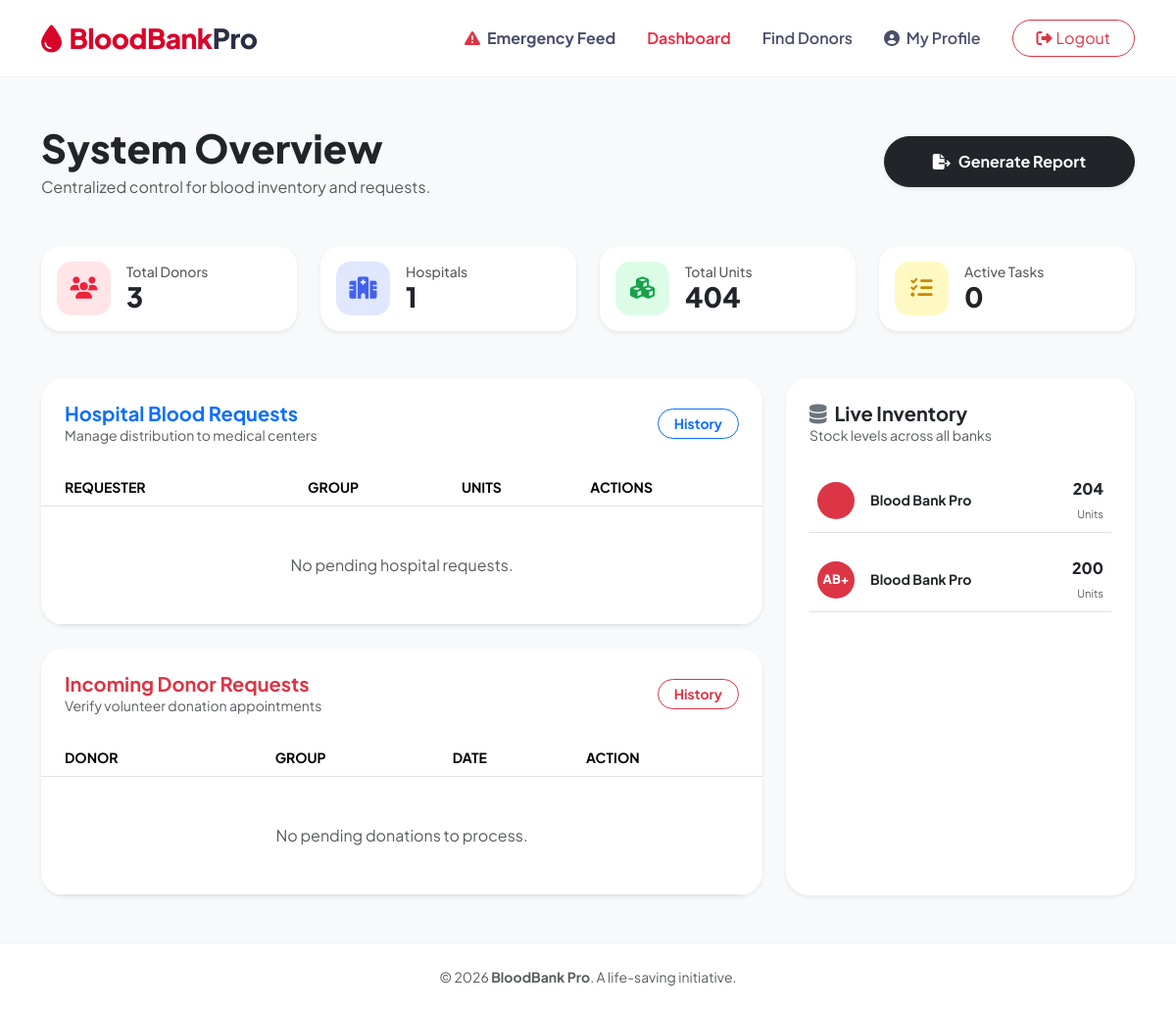
Screenshot of /dashboard/ (signed in) with the database file from the repository.
### blood/models.py (models this page shows, shortened)
class BloodInventory(models.Model):
    BLOOD_GROUPS = (('A+', 'A+'), ('A-', 'A-'), ('B+', 'B+'), ('B-', 'B-'),
                    ('AB+', 'AB+'), ('AB-', 'AB-'), ('O+', 'O+'), ('O-', 'O-'))
    blood_bank = models.ForeignKey(BloodBank, on_delete=models.CASCADE)
    blood_group = models.CharField(max_length=3, choices=BLOOD_GROUPS)
    units_available = models.IntegerField(default=0)
    last_updated = models.DateTimeField(auto_now=True)

class BloodBank(models.Model):
    name = models.CharField(max_length=200)
    location = models.CharField(max_length=100)
    contact = models.CharField(max_length=15)
    created_by = models.ForeignKey(User, on_delete=models.CASCADE)

### blood/views.py (the view, shortened to what this page needs)
# urls.py: path('dashboard/', views.dashboard, name='dashboard'),
@login_required
def dashboard(request):
    role = request.user.role
    if role == 'admin' or request.user.is_staff:
        total_inventory = BloodInventory.objects.aggregate(Sum('units_available'))['units_available__sum'] or 0
        pending_req_count = BloodRequest.objects.filter(status='pending').count()
        pending_don_count = DonationRequest.objects.filter(status='pending').count()
        context = {
        'total_donors': User.objects.filter(role='donor').count(),
        'total_hospitals': User.objects.filter(role='hospital').count(),
        'inventory': BloodInventory.objects.all(),
        'recent_requests': BloodRequest.objects.filter(status='pending')[:10],
        'pending_donations': DonationRequest.objects.filter(status='pending')[:10],
        'stats': {
            'total_inventory': total_inventory,
            'pending_requests': pending_req_count,
            'pending_donations': pending_don_count,
        }
    }
        return render(request, 'blood/admin_dashboard.html', context)

### blood/templates/blood/admin_dashboard.html (shortened to what this page needs)
{% extends 'blood/base.html' %}
{% block content %}
<div class="container py-4">
    <div class="row align-items-center mb-5">
        <div class="col-md-8">
            <h1 class="fw-800 text-dark mb-1">System Overview</h1>
            <p class="text-muted mb-0">Centralized control for blood inventory and requests.</p>
        </div>
        <div class="col-md-4 text-md-end mt-3 mt-md-0">
            <button class="btn btn-dark rounded-pill px-4 fw-bold shadow-sm">
                <a href="{% url 'generate_report_pdf' %}" class="btn btn-dark rounded-pill px-4 fw-bold">
        <i class="fas fa-file-export me-2"></i>Generate Report
    </a>
            </button>
        </div>
    </div>
    <div class="row g-4 mb-5">
        <div class="col-md-3 col-sm-6">
            <div class="card admin-stat-card shadow-sm p-3">
                <div class="d-flex align-items-center">
                    <div class="icon-box bg-light-danger me-3"><i class="fas fa-users"></i></div>
                    <div>
                        <h6 class="text-muted small mb-0">Total Donors</h6>
                        <h3 class="fw-800 mb-0">{{ total_donors }}</h3>
                    </div>
                </div>
            </div>
        </div>
        <div class="col-md-3 col-sm-6">
            <div class="card admin-stat-card shadow-sm p-3">
                <div class="d-flex align-items-center">
                    <div class="icon-box bg-light-primary me-3"><i class="fas fa-hospital"></i></div>
                    <div>
                        <h6 class="text-muted small mb-0">Hospitals</h6>
                        <h3 class="fw-800 mb-0">{{ total_hospitals }}</h3>
                    </div>
                </div>
            </div>
        </div>
        <div class="col-md-3 col-sm-6">
            <div class="card admin-stat-card shadow-sm p-3">
                <div class="d-flex align-items-center">
                    <div class="icon-box bg-light-success me-3"><i class="fas fa-cubes"></i></div>
                    <div>
                        <h6 class="text-muted small mb-0">Total Units</h6>
                        <h3 class="fw-800 mb-0">{{ stats.total_inventory|default:"0" }}</h3>
                    </div>
                </div>
            </div>
        </div>
        <div class="col-md-3 col-sm-6">
            <div class="card admin-stat-card shadow-sm p-3">
                <div class="d-flex align-items-center">
                    <div class="icon-box bg-light-warning me-3"><i class="fas fa-tasks"></i></div>
                    <div>
                        <h6 class="text-muted small mb-0">Active Tasks</h6>
                        <h3 class="fw-800 mb-0">{{ stats.pending_requests|add:stats.pending_donations }}</h3>
                    </div>
                </div>
            </div>
        </div>
    </div>
    <div class="row g-4">
        <div class="col-lg-8">
            <div class="card table-card shadow-sm mb-4">
                <div class="card-header bg-white border-0 p-4 d-flex justify-content-between align-items-center">
                    <div>
                        <h5 class="fw-bold mb-0 text-primary">Hospital Blood Requests</h5>
                        <p class="small text-muted mb-0">Manage distribution to medical centers</p>
                    </div>
                    <a href="{% url 'admin_blood_request_history' %}" class="btn btn-sm btn-outline-primary rounded-pill px-3 fw-bold">History</a>
                </div>
                <div class="table-responsive">
                    <table class="table table-hover align-middle mb-0">
                        <thead class="bg-light">
                            <tr class="small text-muted text-uppercase">
                                <th class="ps-4">Requester</th>
                                <th>Group</th>
                                <th>Units</th>
                                <th>Actions</th>
                            </tr>
                        </thead>
                        <tbody>
                            {% for req in recent_requests %}
                            <tr>
                                <td class="ps-4">
                                    <div class="fw-bold">{{ req.hospital.username|title }}</div>
                                    <div class="small text-muted">{{ req.created_at|date:"M d" }}</div>
                                </td>
                                <td><span class="badge bg-danger rounded-pill px-3">{{ req.blood_group }}</span></td>
                                <td class="fw-bold text-dark">{{ req.units_needed }}</td>
                                <td>
                                    <a href="{% url 'approve_blood_request' req.pk %}" class="btn btn-success btn-sm rounded-pill px-3 me-1">Approve</a>
                                    <a href="{% url 'reject_blood_request' req.pk %}" class="btn btn-outline-secondary btn-sm rounded-pill px-3">Reject</a>
                                </td>
                            </tr>
                            {% empty %}
                            <tr><td colspan="4" class="text-center py-5 text-muted">No pending hospital requests.</td></tr>
                            {% endfor %}
                        </tbody>
                    </table>
                </div>
            </div>
            <div class="card table-card shadow-sm">
                <div class="card-header bg-white border-0 p-4 d-flex justify-content-between align-items-center">
                    <div>
                        <h5 class="fw-bold mb-0 text-danger">Incoming Donor Requests</h5>
                        <p class="small text-muted mb-0">Verify volunteer donation appointments</p>
                    </div>
                    <a href="{% url 'admin_donation_history' %}" class="btn btn-sm btn-outline-danger rounded-pill px-3 fw-bold">History</a>
                </div>
                <div class="table-responsive">
                    <table class="table table-hover align-middle mb-0">
                        <thead class="bg-light">
                            <tr class="small text-muted text-uppercase">
                                <th class="ps-4">Donor</th>
                                <th>Group</th>
                                <th>Date</th>
                                <th>Action</th>
                            </tr>
                        </thead>
                        <tbody>
                            {% for donation in pending_donations %}
                            <tr>
                                <td class="ps-4">
                                    <div class="fw-bold">{{ donation.donor.username|title }}</div>
                                    <div class="small text-muted">{{ donation.donor.phone }}</div>
                                </td>
                                <td><span class="badge border border-danger rounded-pill px-3 text-danger">{{ donation.blood_group }}</span></td>
                                <td class="small fw-bold">{{ donation.date|date:"M d, Y" }}</td>
                                <td>
                                    <div class="d-flex gap-2">
                                        <a href="{% url 'admin_approve_donation' donation.pk %}" class="btn btn-sm btn-success btn-action" title="Approve"><i class="fas fa-check"></i></a>
                                        <a href="{% url 'admin_reject_donation' donation.pk %}" class="btn btn-sm btn-outline-danger btn-action" title="Reject"><i class="fas fa-times"></i></a>
                                    </div>
                                </td>
                            </tr>
                            {% empty %}
                            <tr><td colspan="4" class="text-center py-5 text-muted">No pending donations to process.</td></tr>
                            {% endfor %}
                        </tbody>
                    </table>
                </div>
            </div>
        </div>
        <div class="col-lg-4">
            <div class="card table-card shadow-sm h-100">
                <div class="card-header bg-white border-0 p-4">
                    <h5 class="fw-bold mb-0"><i class="fas fa-database me-2 text-secondary"></i>Live Inventory</h5>
                    <p class="small text-muted mb-0">Stock levels across all banks</p>
                </div>
                <div class="px-4 pb-4">
                    {% for item in inventory %}
                    <div class="d-flex align-items-center justify-content-between mb-3 p-2 border-bottom">
                        <div class="d-flex align-items-center">
                            <div class="bg-danger text-white rounded-circle d-flex align-items-center justify-content-center me-3" style="width: 38px; height: 38px; font-size: 0.8rem; font-weight: 800;">
                                {{ item.blood_group }}
                            </div>
                            <div>
                                <span class="d-block small fw-bold text-dark">{{ item.blood_bank.name }}</span>
                            </div>
                        </div>
                        <div class="text-end">
                            <span class="fw-800 d-block {% if item.units_available < 5 %}text-danger{% else %}text-dark{% endif %}">
                                {{ item.units_available }}
                            </span>
                            <small class="text-muted" style="font-size: 0.7rem;">Units</small>
                        </div>
                    </div>
                    {% empty %}
                    <div class="text-center py-5">
                        <i class="fas fa-box-open fa-3x text-light mb-3"></i>
                        <p class="text-muted">No inventory data available.</p>
                    </div>
                    {% endfor %}
                </div>
            </div>
        </div>
    </div>
</div>
{% endblock %}

### blood/templates/blood/base.html (style rules this page uses)
:root { --primary-red: #ef233c; --dark-red: #d90429; --soft-bg: #f8f9fa; --glass: rgba(255, 255, 255, 0.9); }
body { font-family: "Plus Jakarta Sans", sans-serif; background-color: var(--soft-bg); color: #2b2d42; min-height: 100vh; display: flex; flex-direction: column; }

### blood/templates/blood/admin_dashboard.html (style rules this page uses)
:root { --blood-red: #ef233c; --dark-red: #d90429; --soft-bg: #f8f9fa; }
.admin-stat-card { border-radius: 20px; border: none; transition: transform 0.3s ease, box-shadow 0.3s ease; background: white; }
.icon-box { width: 55px; height: 55px; border-radius: 15px; display: flex; align-items: center; justify-content: center; font-size: 1.4rem; }
.bg-light-danger { background-color: #ffe5e8; color: var(--blood-red); }
.bg-light-primary { background-color: #e0e7ff; color: #4361ee; }
.bg-light-success { background-color: #dcfce7; color: #16a34a; }
.bg-light-warning { background-color: #fef9c3; color: #ca8a04; }
.table-card { border-radius: 24px; border: none; background: white; overflow: hidden; }
.fw-800 { font-weight: 800; }

### rows the page displays
BloodInventory: blood_bank.name "Blood Bank Pro", units_available "204"
BloodInventory: blood_group "AB+", blood_bank.name "Blood Bank Pro", units_available "200"

### other values shown
{{ total_donors }} "3"
{{ total_hospitals }} "1"
{{ stats.total_inventory|default:"0" }} "404"
{{ stats.pending_requests|add:stats.pending_donations }} "0"
